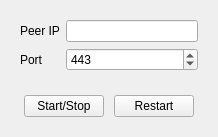
<?xml version="1.0" encoding="UTF-8"?>
<ui version="4.0">
 <class>NetworkClientWidget</class>
 <widget class="QWidget" name="NetworkClientWidget">
  <property name="geometry">
   <rect>
    <x>0</x>
    <y>0</y>
    <width>218</width>
    <height>105</height>
   </rect>
  </property>
  <property name="windowTitle">
   <string>Form</string>
  </property>
  <layout class="QVBoxLayout" name="verticalLayout">
   <item>
    <widget class="QWidget" name="confWidget" native="true">
     <property name="sizePolicy">
      <sizepolicy hsizetype="Preferred" vsizetype="Maximum">
       <horstretch>0</horstretch>
       <verstretch>0</verstretch>
      </sizepolicy>
     </property>
     <layout class="QFormLayout" name="formLayout">
      <item row="1" column="0">
       <widget class="QLabel" name="peerIPLabel">
        <property name="text">
         <string>Peer IP</string>
        </property>
       </widget>
      </item>
      <item row="1" column="1">
       <widget class="QLineEdit" name="peerAddrLineEdit"/>
      </item>
      <item row="2" column="0">
       <widget class="QLabel" name="portLabel">
        <property name="text">
         <string>Port</string>
        </property>
       </widget>
      </item>
      <item row="2" column="1">
       <widget class="QSpinBox" name="portSpinBox">
        <property name="minimum">
         <number>1</number>
        </property>
        <property name="maximum">
         <number>65535</number>
        </property>
        <property name="value">
         <number>443</number>
        </property>
       </widget>
      </item>
     </layout>
    </widget>
   </item>
   <item>
    <widget class="QWidget" name="buttonWidget" native="true">
     <property name="sizePolicy">
      <sizepolicy hsizetype="Preferred" vsizetype="Maximum">
       <horstretch>0</horstretch>
       <verstretch>0</verstretch>
      </sizepolicy>
     </property>
     <layout class="QHBoxLayout" name="horizontalLayout">
      <item>
       <widget class="QPushButton" name="startStopPushButton">
        <property name="sizePolicy">
         <sizepolicy hsizetype="Maximum" vsizetype="Fixed">
          <horstretch>0</horstretch>
          <verstretch>0</verstretch>
         </sizepolicy>
        </property>
        <property name="text">
         <string>Start/Stop</string>
        </property>
        <property name="icon">
         <iconset resource="../gui_res.qrc">
          <normaloff>:/Images/icons/media-playback-start.png</normaloff>:/Images/icons/media-playback-start.png</iconset>
        </property>
       </widget>
      </item>
      <item>
       <widget class="QPushButton" name="restartPushButton">
        <property name="sizePolicy">
         <sizepolicy hsizetype="Maximum" vsizetype="Fixed">
          <horstretch>0</horstretch>
          <verstretch>0</verstretch>
         </sizepolicy>
        </property>
        <property name="text">
         <string>Restart</string>
        </property>
        <property name="icon">
         <iconset resource="../gui_res.qrc">
          <normaloff>:/Images/icons/view-refresh.png</normaloff>:/Images/icons/view-refresh.png</iconset>
        </property>
       </widget>
      </item>
     </layout>
    </widget>
   </item>
  </layout>
 </widget>
 <resources>
  <include location="../gui_res.qrc"/>
 </resources>
 <connections/>
</ui>
